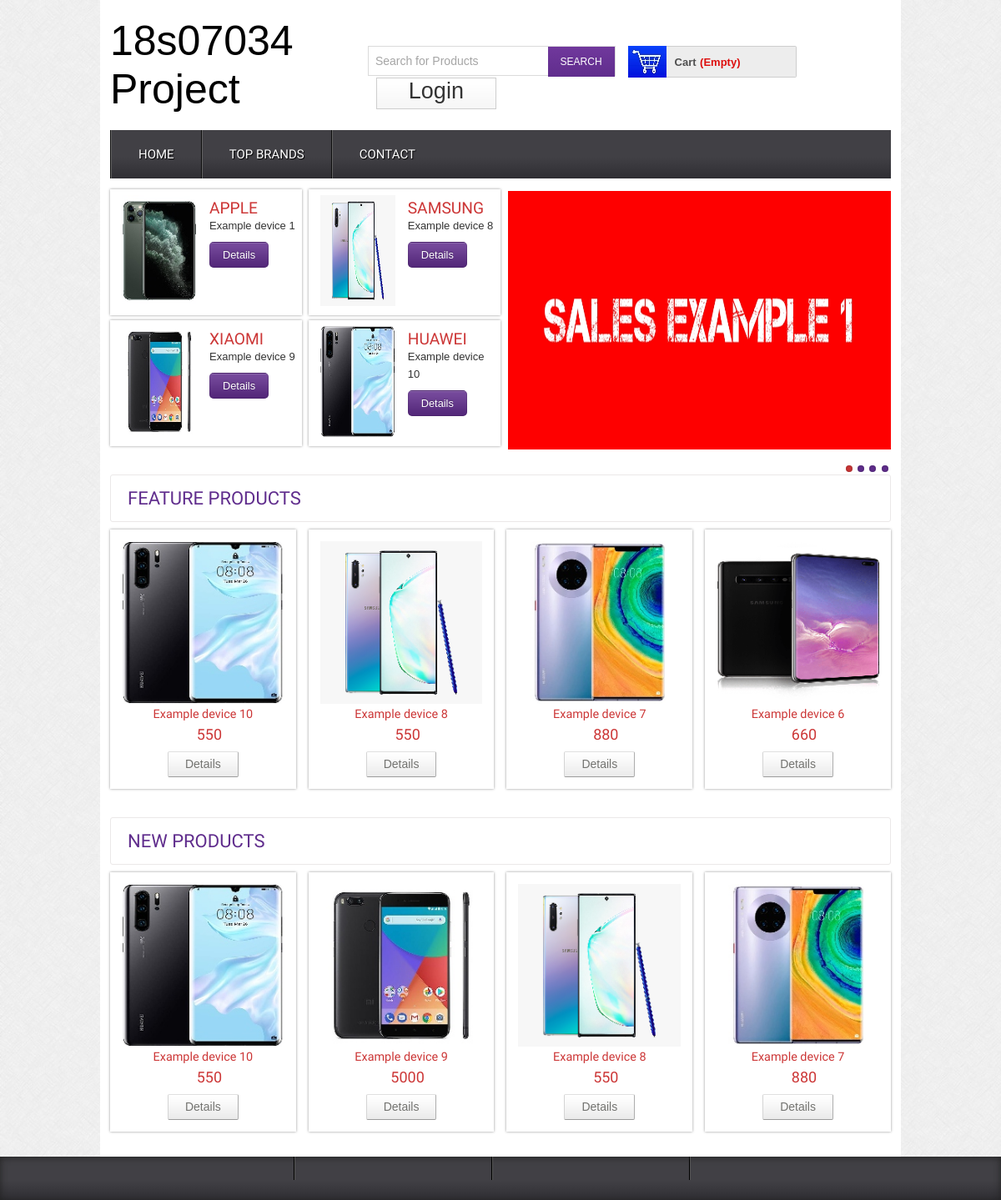
The page / on the database its author committed.
### tables this page shows
CREATE TABLE `tbl_product` (
  `productId` int(11) NOT NULL,
  `productName` varchar(255) NOT NULL,
  `catId` int(11) NOT NULL,
  `brandId` int(11) NOT NULL,
  `body` text NOT NULL,
  `price` float NOT NULL,
  `image` varchar(255) NOT NULL,
  `type` tinyint(4) NOT NULL DEFAULT 0
);

### classes/Cart.php (called while the page is built, shortened)
<?php
$filepath = realpath(dirname(__FILE__));
include_once($filepath.'/../lib/Database.php');
 ?>
<?php
class Cart
{
    private $db;
    public function __construct()
    {
        $this->db = new Database();
    }
    public function checkCartItem()
    {
        $sId = session_id();
        $query = "SELECT * FROM tbl_cart WHERE sId = '$sId'";
        $result = $this->db->select($query);
        return $result;
    }
}

### lib/Database.php (called while the page is built, shortened)
<?php
class Database
{
    public $host   = DB_HOST;
    public $user   = DB_USER;
    public $pass   = DB_PASS;
    public $dbname = DB_NAME;
    public $link;
    private function connectDB()
    {
        $this->link = new mysqli(
            $this->host,
            $this->user,
            $this->pass,
            $this->dbname
        );
    }
    public function select($query)
    {
        $result = $this->link->query($query) or
        die($this->link->error . __LINE__);
        if ($result->num_rows > 0) {
            return $result;
        } else {
            return false;
        }
    }
}

### lib/Session.php (called while the page is built, shortened)
<?php
class Session
{
    public static function get($key)
    {
        if (isset($_SESSION[$key])) {
            return $_SESSION[$key];
        } else {
            return false;
        }
    }
}

### classes/Product.php (called while the page is built, shortened)
<?php
$filepath = realpath(dirname(__FILE__));
include_once($filepath.'/../lib/Database.php');
 ?>
<?php
class Product
{
    private $db;
    public function __construct()
    {
        $this->db = new Database();
    }
    public function getFeaturedProduct()
    {
        $query = "SELECT * FROM tbl_product WHERE type = '0' ORDER BY productId DESC LIMIT 4";
        $result = $this->db->select($query);
        return $result;
    }
    public function getNewProduct()
    {
        $query = "SELECT * FROM tbl_product ORDER BY productId DESC LIMIT 4";
        $result = $this->db->select($query);
        return $result;
    }
    public function latestFromIphone()
    {
        $query = "SELECT * FROM tbl_product WHERE brandId = '3' ORDER BY productId DESC LIMIT 1";
        $result = $this->db->select($query);
        return $result;
    }
    public function latestFromSamsung()
    {
        $query = "SELECT * FROM tbl_product WHERE brandId = '1' ORDER BY productId DESC LIMIT 1";
        $result = $this->db->select($query);
        return $result;
    }
    public function latestFromAcer()
    {
        $query = "SELECT * FROM tbl_product WHERE brandId = '5' ORDER BY productId DESC LIMIT 1";
        $result = $this->db->select($query);
        return $result;
    }
    public function latestFromCanon()
    {
        $query = "SELECT * FROM tbl_product WHERE brandId = '4' ORDER BY productId DESC LIMIT 1";
        $result = $this->db->select($query);
        return $result;
    }
}

### index.php (the view, shortened to what this page needs)
<?php include 'inc/header.php'; ?>
<?php include 'inc/slider.php'; ?>
 <div class="main">
    <div class="content">
    	<div class="content_top">
    		<div class="heading">
    		<h3>Feature Products</h3>
    		</div>
    	</div>
	      <div class="section group">
	      	<?php
              $getFpd = $pd->getFeaturedProduct();
              if ($getFpd) {
                  while ($result = $getFpd->fetch_assoc()) {
                      ?>
				<div class="grid_1_of_4 images_1_of_4">
					 <a href="details.php?proId=<?php echo $result['productId']; ?>"><img src="admin/<?php echo $result['image']; ?>" alt="" /></a>
					 <h2><?php echo $result['productName']; ?></h2>
					 <p><span class="price"><?php echo $result['price']; ?></span></p>
				     <div class="button"><span><a href="details.php?proId=<?php echo $result['productId']; ?>" class="details">Details</a></span></div>
				</div>
				<?php
                  }
              } ?>
			</div>
			<div class="content_bottom">
    		<div class="heading">
    		<h3>New Products</h3>
    		</div>
    	</div>
			<div class="section group">
				<?php
              $getNpd = $pd->getNewProduct();
              if ($getNpd) {
                  while ($result = $getNpd->fetch_assoc()) {
                      ?>
				<div class="grid_1_of_4 images_1_of_4">
					 <a href="details.php?proId=<?php echo $result['productId']; ?>"><img src="admin/<?php echo $result['image']; ?>" alt="" /></a>
					 <h2><?php echo $result['productName']; ?></h2>
					 <p><span class="price"><?php echo $result['price']; ?></span></p>
				     <div class="button"><span><a href="details.php?proId=<?php echo $result['productId']; ?>" class="details">Details</a></span></div>
				</div>
				<?php
                  }
              } ?>
			</div>
    </div>
 </div>
<?php include 'inc/footer.php'; ?>

### inc/header.php (shortened to what this page needs)
<?php
include 'lib/Session.php';
include 'lib/Database.php';
$pd = new Product();
$ct = new Cart();
 ?>
<!DOCTYPE HTML>
<head>
<link href="css/style.css" rel="stylesheet" type="text/css" media="all"/>
<link href="css/menu.css" rel="stylesheet" type="text/css" media="all"/>
</head>
<body>
  <div class="wrap">
    <div class="header_top">
      <div class="logo">
        <a href="index.php"><h1 style="font-size:50px;color:black;">18s07034 Project</h1></a>
      </div>
        <div class="header_top_right">
          <div class="search_box">
            <form>
              <input type="text" value="Search for Products" onfocus="this.value = '';" onblur="if (this.value == '') {this.value = 'Search for Products';}"><input type="submit" value="SEARCH">
            </form>
          </div>
          <div class="shopping_cart">
          <div class="cart">
            <a href="cart.php" title="View my shopping cart" rel="nofollow">
                <span class="cart_title">Cart</span>
                <span class="no_product">
                <?php
                                $getData = $ct->checkCartItem();
                                if ($getData) {
                                    $sum = Session::get("gTotal");
                                    $qty = Session::get("qty");
                                    echo " | Qty: ".$qty;
                                } else {
                                    echo '(Empty)';
                                }
                                 ?>
                </span>
              </a>
            </div>
            </div>
       <div class="login">
        <?php
$login = Session::get("cuslogin");
if ($login == false) {
    ?>
    <a href="login.php">Login</a>
<?php
} else {
        ?>
<a href="?cid=<?php Session::get('cmrId'); ?>">Logout</a>
<?php
    }
 ?>
       </div>
   </div>
 </div>
<div class="menu">
  <ul id="dc_mega-menu-orange" class="dc_mm-orange">
    <li><a href="index.php">Home</a></li>
    <li><a href="topbrands.php">Top Brands</a></li>
    <li><a href="contact.php">Contact</a> </li>
  </ul>
</div>

### inc/slider.php (shortened to what this page needs)
<div class="header_bottom">
		<div class="header_bottom_left">
			<div class="section group">
				<?php
                $getIphone = $pd->latestFromIphone();
                if ($getIphone) {
                    while ($result = $getIphone->fetch_assoc()) {
                        ?>
				<div class="listview_1_of_2 images_1_of_2">
					<div class="listimg listimg_2_of_1">
						 <a href="details.php?proId=<?php echo $result['productId']; ?>"> <img src="admin/<?php echo $result['image']; ?>" alt="" /></a>
					</div>
				    <div class="text list_2_of_1">
						<h2>Apple</h2>
						<p><?php echo $result['productName']; ?></p>
						<div class="button"><span><a href="details.php?proId=<?php echo $result['productId']; ?>">Details</a></span></div>
				   </div>
			   </div>
<?php
                    }
                } ?>
				<?php
                $getSamsung = $pd->latestFromSamsung();
                if ($getSamsung) {
                    while ($result = $getSamsung->fetch_assoc()) {
                        ?>
				<div class="listview_1_of_2 images_1_of_2">
					<div class="listimg listimg_2_of_1">
						 <a href="details.php?proId=<?php echo $result['productId']; ?>"> <img src="admin/<?php echo $result['image']; ?>" alt="" /></a>
					</div>
				    <div class="text list_2_of_1">
						<h2>Samsung</h2>
						<p><?php echo $result['productName']; ?></p>
						<div class="button"><span><a href="details.php?proId=<?php echo $result['productId']; ?>">Details</a></span></div>
				   </div>
			   </div>
<?php
                    }
                } ?>
			</div>
			<div class="section group">
				<?php
                $getAcer = $pd->latestFromAcer();
                if ($getAcer) {
                    while ($result = $getAcer->fetch_assoc()) {
                        ?>
				<div class="listview_1_of_2 images_1_of_2">
					<div class="listimg listimg_2_of_1">
						 <a href="details.php?proId=<?php echo $result['productId']; ?>"> <img src="admin/<?php echo $result['image']; ?>" alt="" /></a>
					</div>
				    <div class="text list_2_of_1">
						<h2>Xiaomi</h2>
						<p><?php echo $result['productName']; ?></p>
						<div class="button"><span><a href="details.php?proId=<?php echo $result['productId']; ?>">Details</a></span></div>
				   </div>
			   </div>
<?php
                    }
                } ?>
				<?php
                $getCanon = $pd->latestFromCanon();
                if ($getCanon) {
                    while ($result = $getCanon->fetch_assoc()) {
                        ?>
				<div class="listview_1_of_2 images_1_of_2">
					<div class="listimg listimg_2_of_1">
						 <a href="details.php?proId=<?php echo $result['productId']; ?>"> <img src="admin/<?php echo $result['image']; ?>" alt="" /></a>
					</div>
				    <div class="text list_2_of_1">
						<h2>Huawei</h2>
						<p><?php echo $result['productName']; ?></p>
						<div class="button"><span><a href="details.php?proId=<?php echo $result['productId']; ?>">Details</a></span></div>
				   </div>
			   </div>
<?php
                    }
                } ?>
			</div>
		</div>
			 <div class="header_bottom_right_images">
			<section class="slider">
				  <div class="flexslider">
					<ul class="slides">
						<li><img src="images/1.jpg" alt=""/></li>
				    </ul>
				  </div>
	      </section>
	    </div>
  </div>

### inc/footer.php (shortened to what this page needs)
</div>
   <div class="footer">
   	  <div class="wrapper">
	     <div class="section group">
				<div class="col_1_of_4 span_1_of_4">
					</div>
				<div class="col_1_of_4 span_1_of_4">
				</div>
				<div class="col_1_of_4 span_1_of_4">
				</div>
				<div class="col_1_of_4 span_1_of_4">
						<div class="social-icons">
   	 					</div>
				</div>
			</div>
     </div>
    </div>
    <link href="css/flexslider.css" rel='stylesheet' type='text/css' />
</body>
</html>

### css/menu.css (style rules this page uses)
ul.dc_mm-orange,ul.dc_mm-orange li { border:none; list-style:none; }
ul.dc_mm-orange { background: #414045; background: -moz-linear-gradient(top, #414045 55%, #2f2e33 100%); background: -webkit-gradient(linear, left top, left bottom, color-stop(55%,#414045), color-stop(100%,#2f2e33)); background: -webkit-linear-gradient(top, #414045 55%,#2f2e33 100%); background: -o-linear-gradient(top, #414045 55%,#2f2e33 100%); background: -ms-linear-gradient(top, #414045 55%,#2f2e33 100%); background: linear-gradient(to bottom, #414045 55%,#2f2e33 100%); filter: progid:DXImageTransform.Microsoft.gradient( startColorstr='#414045', endColorstr='#2f2e33',GradientType=0 ); font:normal 13px Arial,sans-serif; padding:0; position:relative; width:100%; }
ul.dc_mm-orange li { float:left; margin:0; padding:0; }
ul.dc_mm-orange li a { color:#fff; display:block; float:left; font-size:15px; padding:20px 32px; text-decoration:none; text-shadow:1px 1px 1px #000; text-transform:uppercase; font-family:'Doppio One', sans-serif; border-left:2px groove #636363; }

### css/flexslider.css (style rules this page uses)
.slides, .flex-control-nav, .flex-direction-nav { margin: 0; padding: 0; list-style: none; }
.flexslider { margin: 0; padding: 0; }
.flexslider .slides > li { display: none; -webkit-backface-visibility: hidden; }
.flexslider .slides img { width: 100%; display: block;min-height:310px; }
.slides:after { content: "."; display: block; clear: both; visibility: hidden; line-height: 0; height: 0; }
.flexslider { background: ; position: relative; -webkit-border-radius: 4px; -moz-border-radius: 4px; -o-border-radius: 4px; border-radius: 4px; ,0,0,.2); zoom: 1; }
.flexslider .slides { zoom: 1; }

### rows shown on the page
tbl_product: image (picture), productName "Example device 1"
tbl_product: image (picture), productName "Example device 8", price "550"
tbl_product: image (picture), productName "Example device 9", price "5000"
tbl_product: image (picture), productName "Example device 10", price "550"
tbl_product: image (picture), productName "Example device 7", price "880"
tbl_product: image (picture), productName "Example device 6", price "660"
